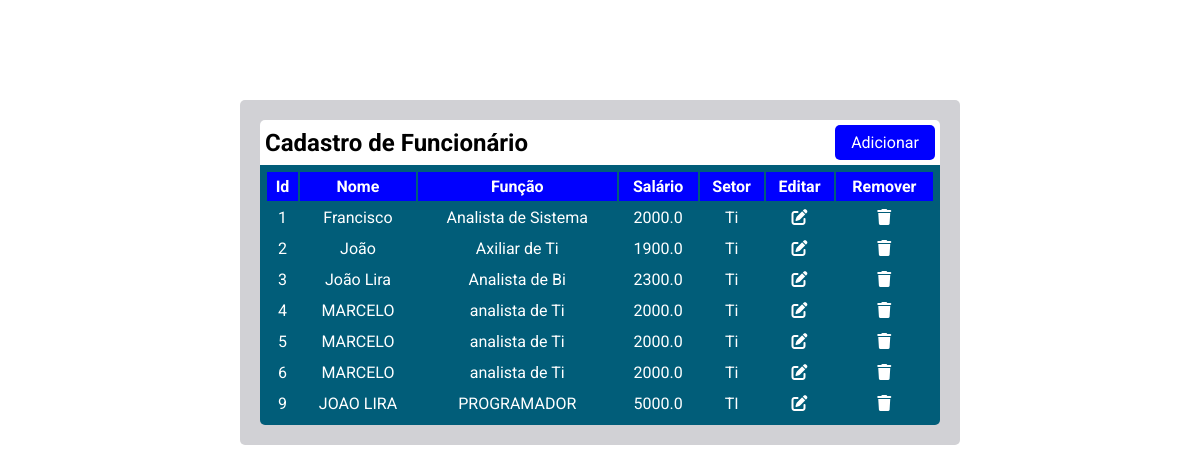
Before: / with the older database file.
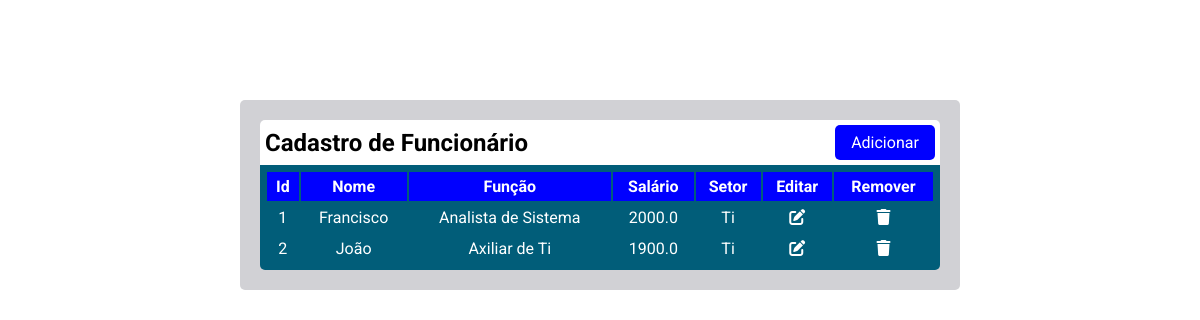
After: the same page with the newer database file.
### tables this page shows
CREATE TABLE funcionario (
               id INTEGER PRIMARY KEY AUTOINCREMENT,
               nome TEXT,
               funcao TEXT,
               salario FLOAT,
               setor TEXT);

### main.py (the view)
@app.route('/')
def index():
    lista = database.README()
    dados_formulario = request.form.to_dict()
    return render_template('index.html',lista=lista,dados=dados_formulario)

### database.py (called while the page is built)
def conexao():
    conect = sqlite3.connect('crud.db')
    cursor = conect.cursor()
    return cursor

def README():
    cursor = conexao()
    cursor.execute('SELECT * FROM funcionario')
    lista = cursor.fetchall()
    return lista

### templates/index.html (shortened to what this page needs)
<!DOCTYPE html>
<html lang="pt-br">
<head>
    <link rel="stylesheet" href="https://cdnjs.cloudflare.com/ajax/libs/font-awesome/6.7.2/css/all.min.css" />
    <link rel="stylesheet" href="/static/style.css">
</head>
<body>
    <div class="container">
        <div class="header">
            <h2>Cadastro de Funcionário</h1>
            <button id="add" onclick="abrirModal()">Adicionar</button>
        </div>
        <div class="div-table">
            <table class="editar">
                <thead >
                    <tr>
                        <th>Id</th>
                        <th>Nome</th>
                        <th>Função</th>
                        <th>Salário</th>
                        <th>Setor</th>
                        <th>Editar</th>
                        <th>Remover</th>
                    </tr>
                </thead>
                {% for i in lista %}
                <tr >
                    <td>{{i[0]}}</td>
                    <td>{{i[1]}}</td>
                    <td>{{i[2]}}</td>
                    <td>{{i[3]}}</td>
                    <td>{{i[4]}}</td>
                    <td><i class="fa-solid fa-pen-to-square"  id="{{i[0]}}"></i></td>
                    <td class="remover"><i class="fa-solid fa-trash" id="{{i[0]}}"></i></td>
                </tr>
                {% endfor %}
            </table>
        </div>
    </div>
</body>
</html>

### static/style.css (style rules this page uses)
* { margin: 0; padding: 0; box-sizing: border-box; font-family: 'Roboto', sans-serif; outline: none; }
body { background-color: white; }
.container { flex-wrap: wrap; background-color: #d1d1d5; justify-content: center; align-items: center; width: 60%; border-radius: 5px; padding: 20px; margin: 100px auto 0; }
.container .header { display: flex; flex-wrap: wrap; justify-content:space-between; align-items: center; background-color: white; padding: 5px; border-radius: 5px 5px 0 0; }
.container .header > button { width: 100px; background-color: blue; color: white; font-size: 1rem; border-radius: 5px; padding: 8px; border: none; cursor: pointer; }
.container thead th { background-color: blue; padding: 5px; }
.container .div-table { width: 100%; flex-wrap: wrap; justify-content: center; background-color: rgb(1, 93, 121); border-radius: 0 0 5px 5px; }
.container .div-table, table { width: 100%; justify-content: center; align-items: center; }
.container .div-table, tr > td { flex-wrap: wrap; color: white; text-align: center; padding: 5px; }
.container .div-table i { cursor: pointer; }

Changed rows visible on the page:
removed funcionario: id "3", nome "João Lira", funcao "Analista de Bi", salario "2300.0", setor "Ti"
removed funcionario: id "4", nome "MARCELO", funcao "analista de Ti", salario "2000.0", setor "Ti"
removed funcionario: id "5", nome "MARCELO", funcao "analista de Ti", salario "2000.0", setor "Ti"
removed funcionario: id "6", nome "MARCELO", funcao "analista de Ti", salario "2000.0", setor "Ti"
removed funcionario: id "9", nome "JOAO LIRA", funcao "PROGRAMADOR", salario "5000.0", setor "TI"
